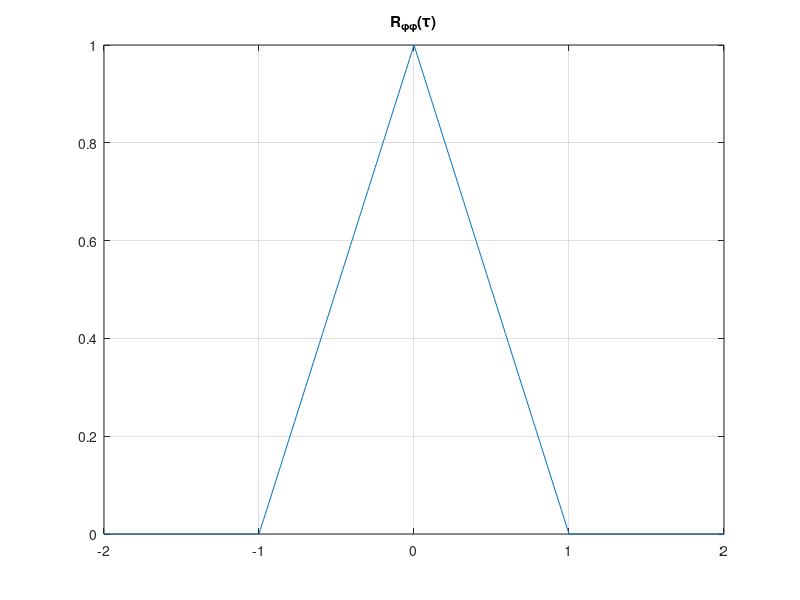
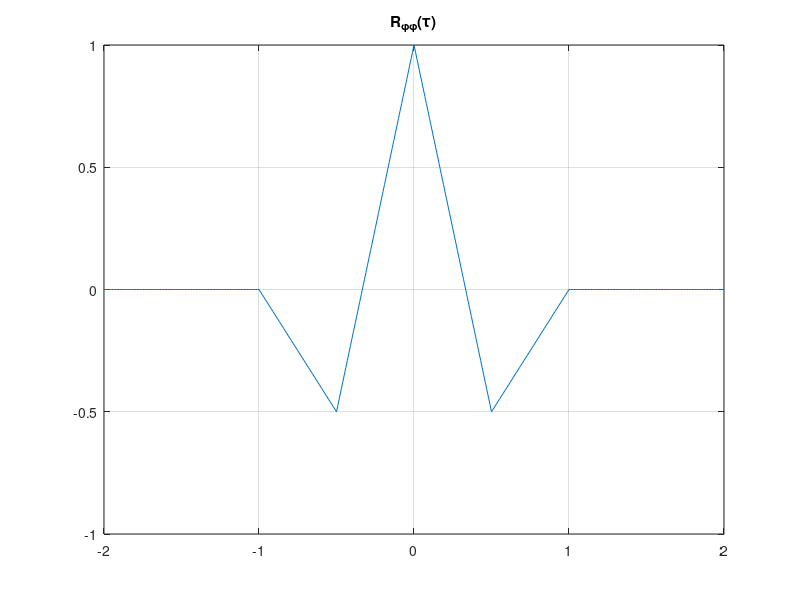

MATLAB code for these plots, in order: (Note: this script raises an error after producing the figures.)
clear;
close all;

%% TH1
T = 1;
t = -2:0.01:2;
R = zeros(1,length(t));
for i = 1:length(t)
    if (abs(t(i)) <= T)
        R(i) = 1-abs(t(i))/T;
    else
        R(i) = 0;
    end
end
figure;
plot(t,R);
title("R_{φφ}(τ)");
grid on;

%% TH3
T = 1;
t = -2:0.01:2;
R = zeros(1,length(t));
for i = 1:length(t)
    if (t(i) > T/2) && (t(i) <= T)
        R(i) = -1+t(i)/T;
    elseif (t(i) >= -T) && (t(i) < -T/2)
        R(i) = -1-t(i)/T;
    elseif (t(i) > 0) && (t(i) <= T/2)
        R(i) = 1-3*t(i)/T;
    elseif (t(i) >= -T/2) && (t(i) <= 0)
        R(i) = 1+3*t(i)/T;
    else
        R(i) = 0;
    end
end
figure;
plot(t,R);
title("R_{φφ}(τ)");
grid on;

%% A1
T = 10^-3;
over = 10;
A = 4;
a1 = 0;
a2 = 0.5;
a3 = 1;
[phi1,t] = srrc_pulse(T,over,A,a1);
[phi2,t] = srrc_pulse(T,over,A,a2);
[phi3,t] = srrc_pulse(T,over,A,a3);
figure;
plot(t,phi1);
hold on;
plot(t,phi2);
plot(t,phi3);
hold off;
legend('a = 0','a = 0.5','a = 1');
xlim([-4*T 4*T]);
title("Square Root Raised Cosine Pulses");
xlabel('t(sec)');
ylabel('phi(t)');
grid on;

%% A2
Ts = T/over;
Fs = 1/Ts;
N = 2048;
F = [-Fs/2:Fs/N:Fs/2-Fs/N];
PHI1_F = fftshift(fft(phi1,N)*Ts);
PHI2_F = fftshift(fft(phi2,N)*Ts);
PHI3_F = fftshift(fft(phi3,N)*Ts);
figure;
plot(F,abs(PHI1_F).^2);
hold on;
plot(F,abs(PHI2_F).^2);
plot(F,abs(PHI3_F).^2);
hold off;
legend('a = 0','a = 0.5','a = 1');
title("Energy Spectral Density of SRRC Pulses using plot");
xlabel('F(Hz)');
ylabel('|PHI(F)|^2');
grid on;

figure;
semilogy(F,abs(PHI1_F).^2);
hold on;
semilogy(F,abs(PHI2_F).^2);
semilogy(F,abs(PHI3_F).^2);
hold off;
legend('a = 0','a = 0.5','a = 1');
title("Energy Spectral Density of SRRC Pulses using semilogy");
xlabel('F(Hz)');
ylabel('|PHI(F)|^2');
grid on;

%% A3
% c = (T/10^3)*ones(1,N);
c = (T/10^5)*ones(1,N);
figure;
semilogy(F,abs(PHI1_F).^2);
hold on;
semilogy(F,abs(PHI2_F).^2);
semilogy(F,abs(PHI3_F).^2);
semilogy(F,c);
hold off;
legend('a = 0','a = 0.5','a = 1');
title("Energy Spectral Density of SRRC Pulses using semilogy");
xlabel('F(Hz)');
ylabel('|PHI(F)|^2');
grid on;

%% C1
T = 10^-3;
over = 10;
Ts = T/over;
A = 4;
a = 0.5;
N = 50;
b = (sign(randn(N,1))+1)/2;
n = 0:N-1;
figure;
stem(n,b);
title("Random sequence of N bits");

%% C2
X = bits_to_2PAM(b);
figure;
hold on;
stem(n,b);
stem(n,X);
hold off;
legend('b (bits)','X (2-PAM symbols)');

X_delta = 1/Ts*upsample(X,over);
t_delta = 0:Ts:N*T-Ts;
figure;
stem(t_delta,X_delta);
xlabel('t(sec)');
ylabel('X_{delta}(t)');

[phi,t] = srrc_pulse(T,over,A,a);
figure;
plot(t,phi);
title("SRRC Pulse");
xlim([-4*T 4*T]);
xlabel('t(sec)');
ylabel('phi(t)');
grid on;

X_t = conv(X_delta,phi)*Ts;
t_conv = t_delta(1)+t(1):Ts:t_delta(end)+t(end);
figure;
plot(t_conv,X_t);
title("Convolution of X_{delta}(t) and phi(t)");
xlabel('t(sec)');
ylabel('X(t)');
grid on;

Z = conv(X_t,phi)*Ts;
t_z = t_conv(1)+t(1):Ts:t_conv(end)+t(end);
figure;
plot(t_z,Z);
hold on;
stem([0:N-1]*T,X);
hold off;
title("Convolution of X(t) and phi(-t)");
legend('Z(t)','Z(kT), k = 0,...,N−1');
xlabel('t(sec)');
grid on;

%% B1
T = 10^-3;
over = 10;
A = 4;
a1 = 0;
a2 = 0.5;
a3 = 1;

% Calculating SRRC pulses
[phi1, t] = srrc_pulse(T, over, A, a1);
[phi2, t] = srrc_pulse(T, over, A, a2);
[phi3, t] = srrc_pulse(T, over, A, a3);

k0 = 0;
k1 = 1;
k2 = 2;
k3 = 3;

% Time shift
tShift0 = t + (k0 * T);   % phi(t)
tShift1 = t + (k1 * T);   % phi(t-T)
tShift2 = t + (k2 * T);   % phi(t-2T)
tShift3 = t + (k3 * T);   % phi(t-3T)

% Compute p1T, p2T, p3T
p1T = 4*a3/(pi*sqrt(T)) * phi1 .* cos((1+a3)*pi*(t-T)/T) ./ (1-(4*a3*(t-T)./T).^2);
p2T = 4*a3/(pi*sqrt(T)) * phi1 .* cos((1+a3)*pi*(t-2*T)/T) ./ (1-(4*a3*(t-2*T)./T).^2);
num = cos((1+a3)*pi*(t-k3*T)/T) + sin((1-a3)*pi*(t-k3*T)/T) ./ (4*a3*(t-k3*T)/T);
denom = 1-(4*a3*(t-k3*T)./T).^2;
p3T = 4*a3/(pi*sqrt(T)) * num ./ denom;

% Plot for k=0
figure
subplot(2,1,1)
hold on
plot(t, phi3, 'linewidth', 1.5)   %
plot(t, phi3, 'linewidth', 1.5)   %
legend('\phi(t-0*T)');  %
set(gca, 'fontsize', 15)
title('For a = 1, k = 0');      %
grid on
ylabel('Shifted SRRC pulses ');
xlabel('Time in sec');
pro = phi3.*phi3;   %
subplot(2,1,2)
plot(t, pro, 'linewidth', 1.5)
set(gca, 'fontsize', 15)
title('For a = 1, k = 0');
grid on
ylabel('Product of shifted  SRRC pulses ');
xlabel('Time in sec');

% Numerical integration of data using the trapezoidal method. 
int0 =  trapz(t,pro)

%%%%%%For k = 1%%%%%%%%%%%%%%%%%

figure
subplot(2,1,1)
hold on
plot(t, phi3, 'linewidth', 1.5)   %
plot(t, p1T, 'linewidth', 1.5)    %
legend('\phi(t-1*T)');
set(gca, 'fontsize', 15)
title('For a = 1, k = 1');
grid on
ylabel('Shifted SRRC pulses ');
xlabel('Time in sec');

pro = phi3.*p1T;    %
subplot(2,1,2)
plot(t, pro, 'linewidth', 1.5)
set(gca, 'fontsize', 15)
title('For a = 1, k = 1');
grid on
ylabel('Product of shifted  SRRC pulses ');
xlabel('Time in sec');

int1 =  trapz(t,pro)
%%%%%%For k = 2%%%%%%%%%%%%%%%%%

figure
subplot(2,1,1)
hold on
plot(t, phi3, 'linewidth', 1.5)   %
plot(t, p2T, 'linewidth', 1.5)
legend('\phi(t-2*T)');
set(gca, 'fontsize', 15)
title('For a = 1, k = 2');
grid on
ylabel('Shifted SRRC pulses ');
xlabel('Time in sec');

pro = phi3.*p2T;    %
subplot(2,1,2)
plot(t, pro, 'linewidth', 1.5)
set(gca, 'fontsize', 15)
title('For a = 1, k = 2');
grid on
ylabel('Product of shifted  SRRC pulses ');
xlabel('Time in sec');

int2 =  trapz(t,pro)
%%%%%%For k = 3%%%%%%%%%%%%%%%%%

figure
subplot(2,1,1)
hold on
plot(t, phi3, 'linewidth', 1.5)   %
plot(t, p3T, 'linewidth', 1.5)
legend('\phi(t-3*T)');
set(gca, 'fontsize', 15)
title('For a = 1, k = 3');
grid on
ylabel('Shifted SRRC pulses ');
xlabel('Time in sec');

pro = phi3.*p3T;    %
subplot(2,1,2)
plot(t, pro, 'linewidth', 1.5)
set(gca, 'fontsize', 15)
title('For a = 1, k = 3');
grid on
ylabel('Product of shifted  SRRC pulses ');
xlabel('Time in sec');

int3 =  trapz(t,pro)
